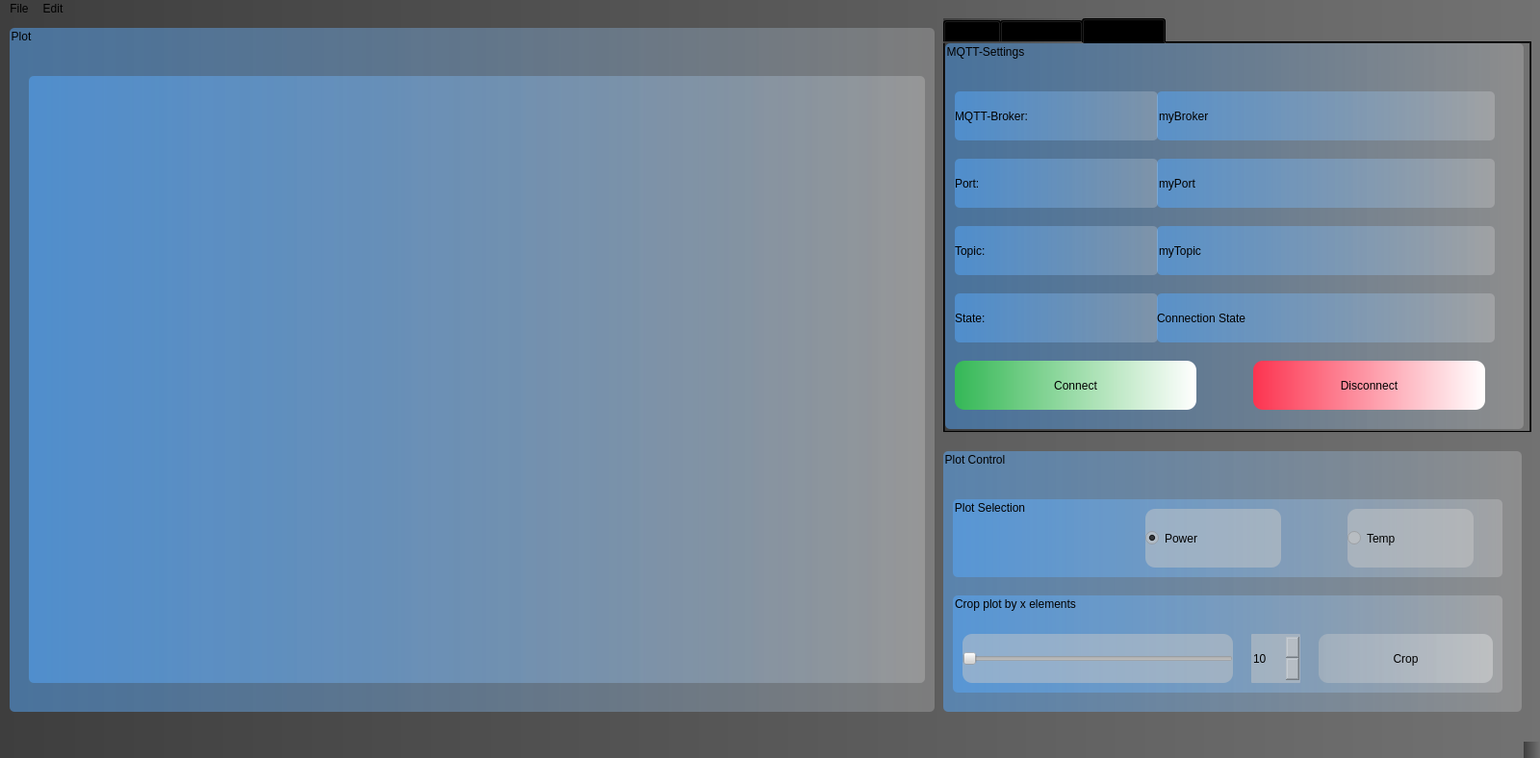
<?xml version="1.0" encoding="UTF-8"?>
<ui version="4.0">
 <class>MainWindow</class>
 <widget class="QMainWindow" name="MainWindow">
  <property name="geometry">
   <rect>
    <x>0</x>
    <y>0</y>
    <width>1600</width>
    <height>788</height>
   </rect>
  </property>
  <property name="minimumSize">
   <size>
    <width>0</width>
    <height>2</height>
   </size>
  </property>
  <property name="maximumSize">
   <size>
    <width>1600</width>
    <height>1024</height>
   </size>
  </property>
  <property name="windowTitle">
   <string>MainWindow</string>
  </property>
  <property name="styleSheet">
   <string notr="true">background-color: qlineargradient(spread:pad, x1:0, y1:0, x2:1, y2:0, stop:0 rgba(62, 62, 62, 255), stop:1 rgba(114, 114, 114, 255));</string>
  </property>
  <widget class="QWidget" name="centralwidget">
   <property name="maximumSize">
    <size>
     <width>1600</width>
     <height>1024</height>
    </size>
   </property>
   <widget class="QGroupBox" name="groupBox_Plot">
    <property name="geometry">
     <rect>
      <x>10</x>
      <y>10</y>
      <width>961</width>
      <height>711</height>
     </rect>
    </property>
    <property name="sizePolicy">
     <sizepolicy hsizetype="Expanding" vsizetype="Expanding">
      <horstretch>0</horstretch>
      <verstretch>0</verstretch>
     </sizepolicy>
    </property>
    <property name="maximumSize">
     <size>
      <width>2880</width>
      <height>1800</height>
     </size>
    </property>
    <property name="styleSheet">
     <string notr="true">background-color: qlineargradient(spread:pad, x1:0, y1:0, x2:1, y2:0, stop:0 rgba(86, 170, 255, 125), stop:1 rgba(255, 255, 255, 50));
border-radius: 5px;
font: 20pt &quot;Avenir&quot;;
</string>
    </property>
    <property name="title">
     <string>Plot</string>
    </property>
    <widget class="QWidget" name="horizontalLayoutWidget">
     <property name="geometry">
      <rect>
       <x>20</x>
       <y>50</y>
       <width>931</width>
       <height>631</height>
      </rect>
     </property>
     <layout class="QHBoxLayout" name="horizontalLayout"/>
    </widget>
   </widget>
   <widget class="QTabWidget" name="tabWidget">
    <property name="geometry">
     <rect>
      <x>980</x>
      <y>0</y>
      <width>611</width>
      <height>431</height>
     </rect>
    </property>
    <property name="styleSheet">
     <string notr="true">font: 20pt &quot;Avenir&quot;;</string>
    </property>
    <property name="currentIndex">
     <number>2</number>
    </property>
    <widget class="QWidget" name="globalControlTab">
     <attribute name="title">
      <string>Global</string>
     </attribute>
     <widget class="QGroupBox" name="groupBox_valveControl">
      <property name="geometry">
       <rect>
        <x>0</x>
        <y>0</y>
        <width>591</width>
        <height>401</height>
       </rect>
      </property>
      <property name="sizePolicy">
       <sizepolicy hsizetype="Preferred" vsizetype="Preferred">
        <horstretch>0</horstretch>
        <verstretch>0</verstretch>
       </sizepolicy>
      </property>
      <property name="styleSheet">
       <string notr="true">background-color: qlineargradient(spread:pad, x1:0, y1:0, x2:1, y2:0, stop:0 rgba(85, 170, 255, 125), stop:1 rgba(255, 255, 255, 50));
border-radius: 5px;
</string>
      </property>
      <property name="title">
       <string>Valve Control</string>
      </property>
      <widget class="QPushButton" name="pushButton_ShutDown_2">
       <property name="geometry">
        <rect>
         <x>10</x>
         <y>300</y>
         <width>571</width>
         <height>61</height>
        </rect>
       </property>
       <property name="styleSheet">
        <string notr="true">background-color:qlineargradient(spread:pad, x1:0, y1:0, x2:1, y2:0, stop:0 rgba(200,200,200, 100), stop:1 rgba(255, 255, 255, 80));
border-radius: 10px;</string>
       </property>
       <property name="text">
        <string>Shut Down</string>
       </property>
      </widget>
      <widget class="QGroupBox" name="groupBox_MassFlowValve_2">
       <property name="geometry">
        <rect>
         <x>10</x>
         <y>180</y>
         <width>571</width>
         <height>111</height>
        </rect>
       </property>
       <property name="title">
        <string>Mass Flow Valve</string>
       </property>
       <widget class="QSpinBox" name="spinBox_MassFlowValve_2">
        <property name="geometry">
         <rect>
          <x>480</x>
          <y>30</y>
          <width>71</width>
          <height>71</height>
         </rect>
        </property>
        <property name="styleSheet">
         <string notr="true">background-color: rgb(200,200,200);
border-radius: 1px;</string>
        </property>
       </widget>
       <widget class="QSlider" name="horizontalSlider_MassFlowValve_2">
        <property name="geometry">
         <rect>
          <x>10</x>
          <y>30</y>
          <width>451</width>
          <height>71</height>
         </rect>
        </property>
        <property name="styleSheet">
         <string notr="true">background-color: rgb(200,200,200);
border-radius: 10px;</string>
        </property>
        <property name="orientation">
         <enum>Qt::Horizontal</enum>
        </property>
       </widget>
      </widget>
      <widget class="QGroupBox" name="groupBox_3WayValve_2">
       <property name="geometry">
        <rect>
         <x>10</x>
         <y>40</y>
         <width>571</width>
         <height>121</height>
        </rect>
       </property>
       <property name="title">
        <string>3-Way-Valve</string>
       </property>
       <widget class="QSlider" name="horizontalSlider_3WayValve_2">
        <property name="geometry">
         <rect>
          <x>10</x>
          <y>40</y>
          <width>451</width>
          <height>71</height>
         </rect>
        </property>
        <property name="styleSheet">
         <string notr="true">background-color: rgb(200,200,200);
border-radius: 10px;</string>
        </property>
        <property name="orientation">
         <enum>Qt::Horizontal</enum>
        </property>
       </widget>
       <widget class="QSpinBox" name="spinBox_3WayValve_2">
        <property name="geometry">
         <rect>
          <x>480</x>
          <y>40</y>
          <width>71</width>
          <height>71</height>
         </rect>
        </property>
        <property name="styleSheet">
         <string notr="true">background-color: rgb(200,200,200);
border-radius: 1px;</string>
        </property>
       </widget>
      </widget>
     </widget>
    </widget>
    <widget class="QWidget" name="automationTab">
     <attribute name="title">
      <string>Automation</string>
     </attribute>
     <widget class="QGroupBox" name="groupBox_Automation">
      <property name="geometry">
       <rect>
        <x>0</x>
        <y>0</y>
        <width>601</width>
        <height>401</height>
       </rect>
      </property>
      <property name="sizePolicy">
       <sizepolicy hsizetype="Preferred" vsizetype="Preferred">
        <horstretch>0</horstretch>
        <verstretch>0</verstretch>
       </sizepolicy>
      </property>
      <property name="styleSheet">
       <string notr="true">background-color: qlineargradient(spread:pad, x1:0, y1:0, x2:1, y2:0, stop:0 rgba(85, 170, 255, 125), stop:1 rgba(255, 255, 255, 50));
border-radius: 5px;
</string>
      </property>
      <property name="title">
       <string>Automation</string>
      </property>
      <widget class="QWidget" name="horizontalLayoutWidget_4">
       <property name="geometry">
        <rect>
         <x>10</x>
         <y>50</y>
         <width>551</width>
         <height>261</height>
        </rect>
       </property>
       <layout class="QHBoxLayout" name="tableWidget"/>
      </widget>
      <widget class="QPushButton" name="pushButton_StartAutomation">
       <property name="geometry">
        <rect>
         <x>10</x>
         <y>320</y>
         <width>271</width>
         <height>51</height>
        </rect>
       </property>
       <property name="styleSheet">
        <string notr="true">background-color:qlineargradient(spread:pad, x1:0, y1:0, x2:1, y2:0, stop:0 rgba(28, 255, 13, 125), stop:1 rgba(255, 255, 255, 255));

border-radius: 10px;</string>
       </property>
       <property name="text">
        <string>Start Automation</string>
       </property>
      </widget>
      <widget class="QPushButton" name="pushButton_StopAutomation">
       <property name="geometry">
        <rect>
         <x>310</x>
         <y>320</y>
         <width>251</width>
         <height>51</height>
        </rect>
       </property>
       <property name="styleSheet">
        <string notr="true">background-color: qlineargradient(spread:pad, x1:0, y1:0, x2:1, y2:0, stop:0 rgba(252, 52, 80, 255), stop:1 rgba(255, 255, 255, 255));
border-radius: 10px;</string>
       </property>
       <property name="text">
        <string>Stop Automation</string>
       </property>
      </widget>
     </widget>
    </widget>
    <widget class="QWidget" name="mqttConnectiontab">
     <attribute name="title">
      <string>MQTT-Con.</string>
     </attribute>
     <widget class="QGroupBox" name="groupBox_MQTT_Settings">
      <property name="geometry">
       <rect>
        <x>0</x>
        <y>0</y>
        <width>601</width>
        <height>401</height>
       </rect>
      </property>
      <property name="styleSheet">
       <string notr="true">background-color: qlineargradient(spread:pad, x1:0, y1:0, x2:1, y2:0, stop:0 rgba(85, 170, 255, 125), stop:1 rgba(255, 255, 255, 50));
border-radius: 5px;
</string>
      </property>
      <property name="title">
       <string>MQTT-Settings</string>
      </property>
      <widget class="QLineEdit" name="lineEdit_MqttBroker">
       <property name="geometry">
        <rect>
         <x>220</x>
         <y>50</y>
         <width>351</width>
         <height>51</height>
        </rect>
       </property>
       <property name="styleSheet">
        <string notr="true"/>
       </property>
       <property name="text">
        <string>myBroker</string>
       </property>
      </widget>
      <widget class="QLineEdit" name="lineEdit_Port">
       <property name="geometry">
        <rect>
         <x>220</x>
         <y>120</y>
         <width>351</width>
         <height>51</height>
        </rect>
       </property>
       <property name="text">
        <string>myPort</string>
       </property>
      </widget>
      <widget class="QLineEdit" name="lineEdit_Topic">
       <property name="geometry">
        <rect>
         <x>220</x>
         <y>190</y>
         <width>351</width>
         <height>51</height>
        </rect>
       </property>
       <property name="text">
        <string>myTopic</string>
       </property>
      </widget>
      <widget class="QLabel" name="label_MqttBroker">
       <property name="geometry">
        <rect>
         <x>10</x>
         <y>50</y>
         <width>211</width>
         <height>51</height>
        </rect>
       </property>
       <property name="text">
        <string>MQTT-Broker:</string>
       </property>
      </widget>
      <widget class="QLabel" name="label_Port">
       <property name="geometry">
        <rect>
         <x>10</x>
         <y>120</y>
         <width>211</width>
         <height>51</height>
        </rect>
       </property>
       <property name="text">
        <string>Port:</string>
       </property>
      </widget>
      <widget class="QLabel" name="label_Topic">
       <property name="geometry">
        <rect>
         <x>10</x>
         <y>190</y>
         <width>211</width>
         <height>51</height>
        </rect>
       </property>
       <property name="text">
        <string>Topic:</string>
       </property>
      </widget>
      <widget class="QPushButton" name="pushButton_ConnectMQTT">
       <property name="geometry">
        <rect>
         <x>10</x>
         <y>330</y>
         <width>251</width>
         <height>51</height>
        </rect>
       </property>
       <property name="styleSheet">
        <string notr="true">background-color:qlineargradient(spread:pad, x1:0, y1:0, x2:1, y2:0, stop:0 rgba(28, 255, 13, 125), stop:1 rgba(255, 255, 255, 255));

border-radius: 10px;</string>
       </property>
       <property name="text">
        <string>Connect</string>
       </property>
      </widget>
      <widget class="QPushButton" name="pushButton_DisconnectMQTT">
       <property name="geometry">
        <rect>
         <x>320</x>
         <y>330</y>
         <width>241</width>
         <height>51</height>
        </rect>
       </property>
       <property name="styleSheet">
        <string notr="true">background-color: qlineargradient(spread:pad, x1:0, y1:0, x2:1, y2:0, stop:0 rgba(252, 52, 80, 255), stop:1 rgba(255, 255, 255, 255));
border-radius: 10px;</string>
       </property>
       <property name="text">
        <string>Disconnect</string>
       </property>
      </widget>
      <widget class="QLabel" name="label_State">
       <property name="geometry">
        <rect>
         <x>10</x>
         <y>260</y>
         <width>211</width>
         <height>51</height>
        </rect>
       </property>
       <property name="text">
        <string>State:</string>
       </property>
      </widget>
      <widget class="QLabel" name="label_ConnectionState">
       <property name="geometry">
        <rect>
         <x>220</x>
         <y>260</y>
         <width>351</width>
         <height>51</height>
        </rect>
       </property>
       <property name="text">
        <string>Connection State</string>
       </property>
      </widget>
     </widget>
    </widget>
   </widget>
   <widget class="QGroupBox" name="groupBox">
    <property name="geometry">
     <rect>
      <x>980</x>
      <y>450</y>
      <width>601</width>
      <height>271</height>
     </rect>
    </property>
    <property name="maximumSize">
     <size>
      <width>1024</width>
      <height>600</height>
     </size>
    </property>
    <property name="styleSheet">
     <string notr="true">background-color: qlineargradient(spread:pad, x1:0, y1:0, x2:1, y2:0, stop:0 rgba(85, 170, 255, 125), stop:1 rgba(255, 255, 255, 50));
border-radius: 5px;
font: 20pt &quot;Avenir&quot;;
</string>
    </property>
    <property name="title">
     <string>Plot Control</string>
    </property>
    <widget class="QGroupBox" name="groupBox_CropPlot">
     <property name="geometry">
      <rect>
       <x>10</x>
       <y>150</y>
       <width>571</width>
       <height>101</height>
      </rect>
     </property>
     <property name="title">
      <string>Crop plot by x elements</string>
     </property>
     <widget class="QSpinBox" name="spinBox_CropPlot">
      <property name="geometry">
       <rect>
        <x>310</x>
        <y>40</y>
        <width>51</width>
        <height>51</height>
       </rect>
      </property>
      <property name="styleSheet">
       <string notr="true">background-color: rgba(200,200,200,125);
border-radius: 1px;</string>
      </property>
      <property name="minimum">
       <number>10</number>
      </property>
     </widget>
     <widget class="QSlider" name="horizontalSlider_CropPlot">
      <property name="geometry">
       <rect>
        <x>10</x>
        <y>40</y>
        <width>281</width>
        <height>51</height>
       </rect>
      </property>
      <property name="styleSheet">
       <string notr="true">background-color: rgba(200,200,200,125);
border-radius: 10px;
</string>
      </property>
      <property name="minimum">
       <number>10</number>
      </property>
      <property name="orientation">
       <enum>Qt::Horizontal</enum>
      </property>
     </widget>
     <widget class="QPushButton" name="pushButton_CropPlot">
      <property name="geometry">
       <rect>
        <x>380</x>
        <y>40</y>
        <width>181</width>
        <height>51</height>
       </rect>
      </property>
      <property name="styleSheet">
       <string notr="true">background-color:qlineargradient(spread:pad, x1:0, y1:0, x2:1, y2:0, stop:0 rgba(200,200,200, 100), stop:1 rgba(255, 255, 255, 80));
border-radius: 10px;</string>
      </property>
      <property name="text">
       <string>Crop</string>
      </property>
     </widget>
    </widget>
    <widget class="QGroupBox" name="groupBox_PlotSwitch">
     <property name="geometry">
      <rect>
       <x>10</x>
       <y>50</y>
       <width>571</width>
       <height>81</height>
      </rect>
     </property>
     <property name="title">
      <string>Plot Selection</string>
     </property>
     <widget class="QRadioButton" name="radioButton_PlotSwitchPower">
      <property name="geometry">
       <rect>
        <x>200</x>
        <y>10</y>
        <width>141</width>
        <height>61</height>
       </rect>
      </property>
      <property name="styleSheet">
       <string notr="true">background-color: rgba(200,200,200,125);
border-radius: 10px;</string>
      </property>
      <property name="text">
       <string>Power</string>
      </property>
      <property name="checked">
       <bool>true</bool>
      </property>
     </widget>
     <widget class="QRadioButton" name="radioButton_PlotSwitchTemperatur">
      <property name="geometry">
       <rect>
        <x>410</x>
        <y>10</y>
        <width>131</width>
        <height>61</height>
       </rect>
      </property>
      <property name="styleSheet">
       <string notr="true">background-color: rgba(200,200,200,125);
border-radius: 10px;
</string>
      </property>
      <property name="text">
       <string>Temp</string>
      </property>
     </widget>
    </widget>
   </widget>
  </widget>
  <widget class="QMenuBar" name="menubar">
   <property name="geometry">
    <rect>
     <x>0</x>
     <y>0</y>
     <width>1600</width>
     <height>22</height>
    </rect>
   </property>
   <widget class="QMenu" name="menuFile">
    <property name="title">
     <string>File</string>
    </property>
    <addaction name="actionLoad_Automation"/>
    <addaction name="actionSave_Data"/>
   </widget>
   <widget class="QMenu" name="menuEdit">
    <property name="title">
     <string>Edit</string>
    </property>
    <addaction name="actionScreenshot"/>
    <addaction name="actionReset"/>
   </widget>
   <addaction name="menuFile"/>
   <addaction name="menuEdit"/>
  </widget>
  <widget class="QStatusBar" name="statusbar"/>
  <action name="actionLoad_Automation">
   <property name="text">
    <string>Load Automation</string>
   </property>
   <property name="shortcut">
    <string>Ctrl+L</string>
   </property>
  </action>
  <action name="actionSave_Data">
   <property name="text">
    <string>Save Data</string>
   </property>
   <property name="shortcut">
    <string>Ctrl+S</string>
   </property>
  </action>
  <action name="actionScreenshot">
   <property name="text">
    <string>Screenshot</string>
   </property>
   <property name="shortcut">
    <string>Ctrl+P</string>
   </property>
  </action>
  <action name="actionReset">
   <property name="text">
    <string>Reset</string>
   </property>
   <property name="shortcut">
    <string>Ctrl+R</string>
   </property>
  </action>
 </widget>
 <resources/>
 <connections/>
</ui>
